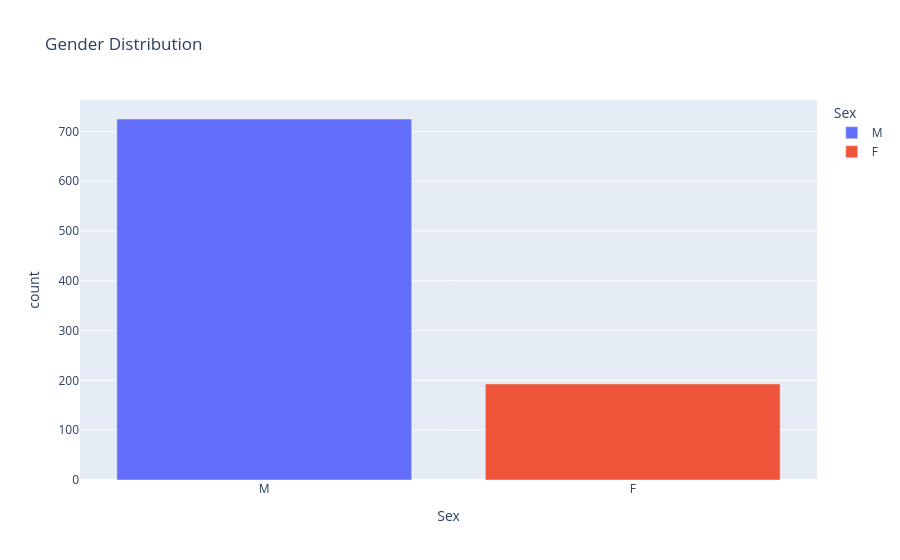

Notebook cell for this chart:
### Code cell
figure = px.bar(
    sex,
    x = sex['Sex'],
    y = sex['count'],
    color = sex['Sex'],
    title = 'Gender Distribution'
)

figure.show()

### Figure 1 — Plotly figure (JSON) as saved in the notebook; plotly's stock layout.template omitted (floating-point values rounded to 4 significant figures)
{"data": [{"hovertemplate": "Sex=%{x}<br>count=%{y}<extra></extra>", "legendgroup": "M", "marker": {"color": "#636efa", "pattern": {"shape": ""}}, "name": "M", "orientation": "v", "showlegend": true, "textposition": "auto", "type": "bar", "x": ["M"], "xaxis": "x", "y": [725], "yaxis": "y"}, {"hovertemplate": "Sex=%{x}<br>count=%{y}<extra></extra>", "legendgroup": "F", "marker": {"color": "#EF553B", "pattern": {"shape": ""}}, "name": "F", "orientation": "v", "showlegend": true, "textposition": "auto", "type": "bar", "x": ["F"], "xaxis": "x", "y": [193], "yaxis": "y"}], "layout": {"barmode": "relative", "legend": {"title": {"text": "Sex"}, "tracegroupgap": 0}, "title": {"text": "Gender Distribution"}, "xaxis": {"anchor": "y", "categoryarray": ["M", "F"], "categoryorder": "array", "domain": [0, 1], "title": {"text": "Sex"}}, "yaxis": {"anchor": "x", "domain": [0, 1], "title": {"text": "count"}}}}
